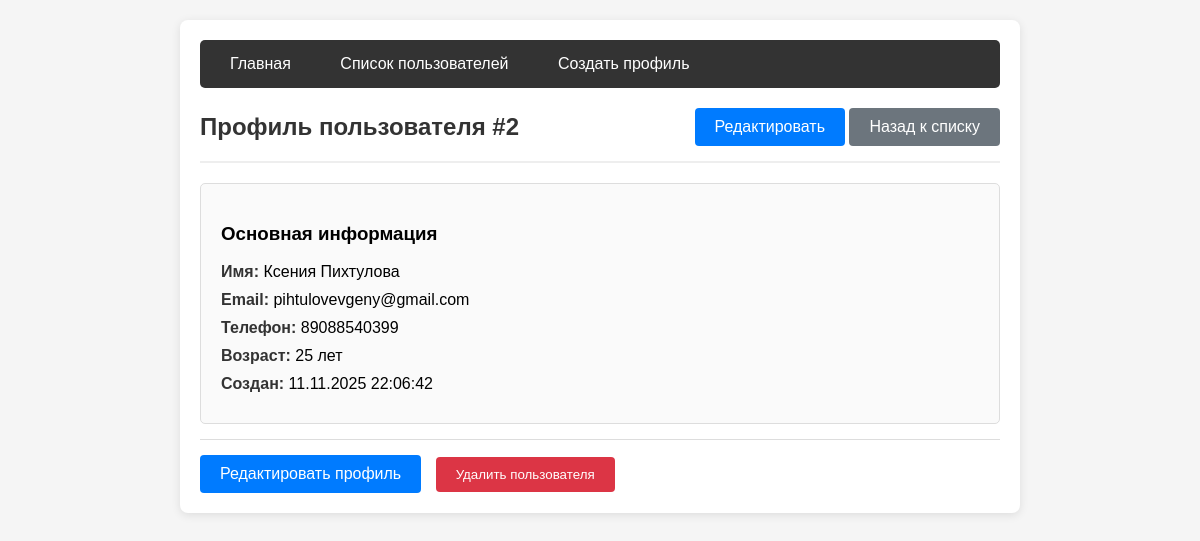
/user_profile/2/, run on the app's committed database.
### main_app/models.py (models this page shows, shortened)
class User(models.Model):
    name = models.CharField(max_length=100)
    age = models.IntegerField()
    phone = models.CharField(max_length=20)
    email = models.EmailField()
    created_at = models.DateTimeField(auto_now_add=True)
    class Meta:
        ordering = ['-created_at']

### main_app/views.py (the view)
# urls.py: path('user_profile/<int:user_id>/', views.user_profile, name='user_profile'),
def user_profile(request, user_id):
    user = get_object_or_404(User, id=user_id)
    return render(request, 'user_profile.html', {'user': user})

### main_app/templates/user_profile.html (shortened to what this page needs)
{% extends "base.html" %}
{% block content %}
<div class="header">
    <h2>Профиль пользователя #{{ user.id }}</h2>
    <div>
        <a href="{% url 'edit_profile' user.id %}" class="btn">Редактировать</a>
        <a href="{% url 'user_list' %}" class="btn btn-secondary">Назад к списку</a>
    </div>
</div>
<div class="user-card">
    <h3>Основная информация</h3>
    <div class="user-info">
        <strong>Имя:</strong> {{ user.name }}
    </div>
    <div class="user-info">
        <strong>Email:</strong> {{ user.email }}
    </div>
    <div class="user-info">
        <strong>Телефон:</strong> {{ user.phone }}
    </div>
    <div class="user-info">
        <strong>Возраст:</strong> {{ user.age }} лет
    </div>
    <div class="user-info">
        <strong>Создан:</strong> {{ user.created_at|date:"d.m.Y H:i:s" }}
    </div>
</div>
<div class="actions">
    <a href="{% url 'edit_profile' user.id %}" class="btn">Редактировать профиль</a>
    <form method="post" action="{% url 'delete_user' user.id %}" style="display: inline;">
        <button type="submit" class="btn btn-danger" onclick="return confirm('Удалить пользователя {{ user.name }}?')">
            Удалить пользователя
        </button>
    </form>
</div>
{% endblock %}

### main_app/templates/base.html (style rules this page uses)
body { font-family: Arial, sans-serif; margin: 0; padding: 20px; background-color: #f5f5f5; }
.btn { background: #007bff; color: white; padding: 10px 20px; border: none; border-radius: 4px; cursor: pointer; text-decoration: none; display: inline-block; }
.btn-danger { background: #dc3545; }
.btn-secondary { background: #6c757d; }
.user-card { border: 1px solid #ddd; padding: 20px; margin-bottom: 15px; border-radius: 5px; background: #fafafa; }
.user-info { margin-bottom: 10px; }
.user-info strong { color: #333; }
.header { display: flex; justify-content: space-between; align-items: center; margin-bottom: 20px; padding-bottom: 15px; border-bottom: 2px solid #eee; }
.header h1, .header h2 { margin: 0; color: #333; }
.actions { margin-top: 15px; padding-top: 15px; border-top: 1px solid #ddd; }
.actions .btn { margin-right: 10px; }

### data on the page
User: id "2", name "Ксения Пихтулова", email "pihtulovevgeny@gmail.com", phone "89088540399", age "25", created_at "11.11.2025 22:06:42"
